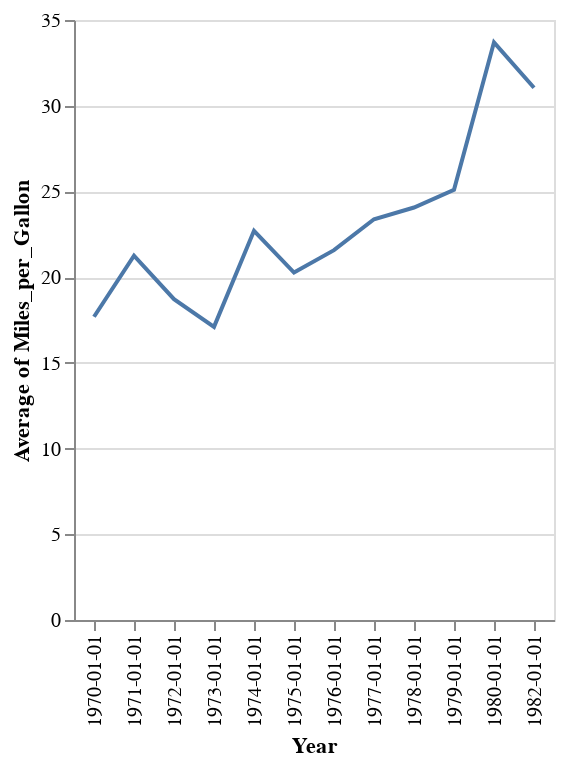

Here is the notebook cell this chart was saved with:
### Markdown cell above
The `line` mark draws a line between the individual data points:

### Code cell
alt.Chart(cars).mark_line().encode(
    x="Year",
    y="average(Miles_per_Gallon)",
)

### Figure 1 — Vega-Lite specification as saved in the notebook (floating-point values rounded to 4 significant figures; data arrays with more than 128 entries replaced by an {"elided": "..."} marker saying what was removed)
{"$schema": "https://vega.github.io/schema/vega-lite/v1.2.1.json", "data": {"values": {"elided": "406 records"}}, "encoding": {"x": {"field": "Year", "type": "nominal"}, "y": {"aggregate": "average", "field": "Miles_per_Gallon", "type": "quantitative"}}, "mark": "line"}
